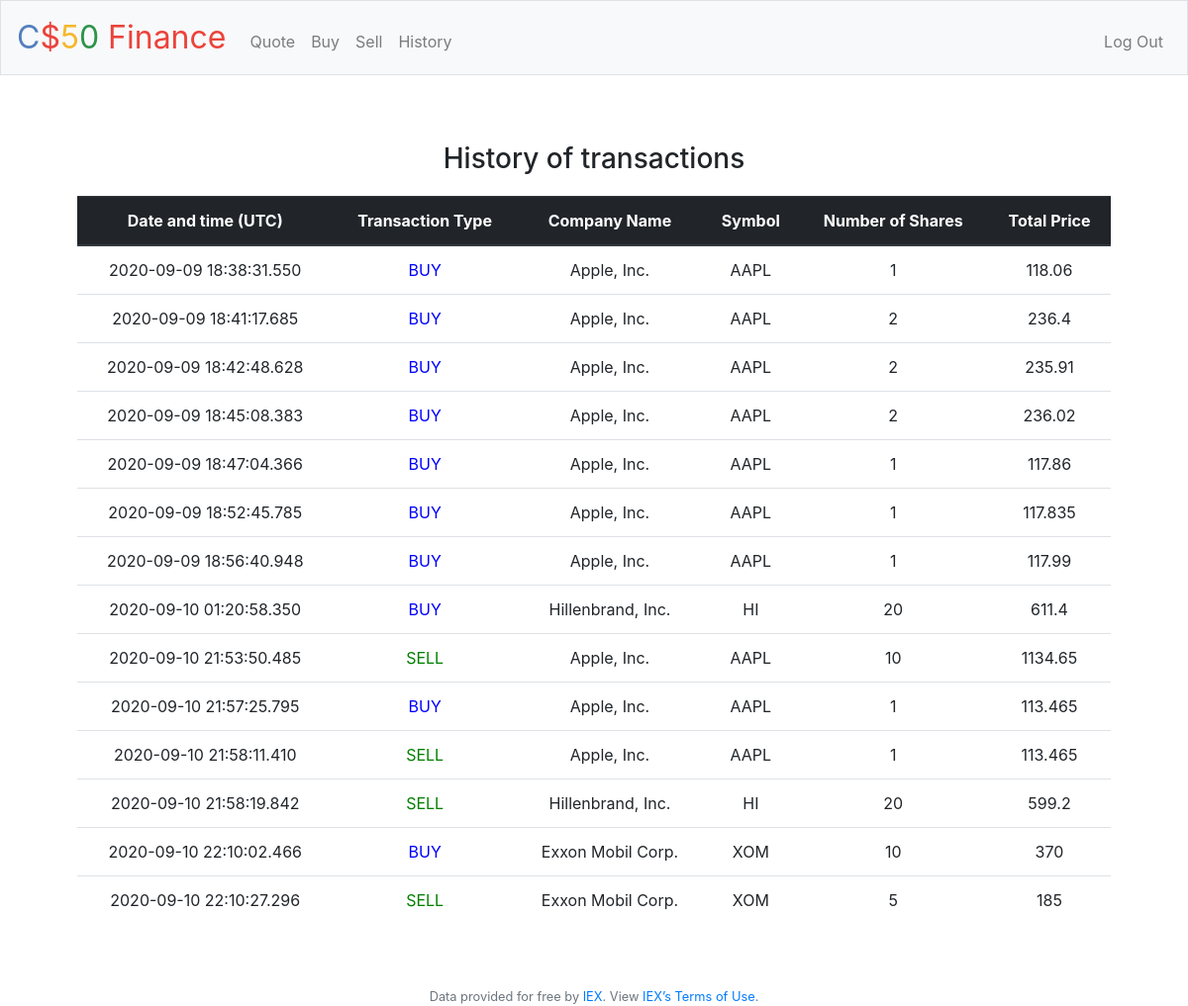
Screenshot of /history (signed in) with the database file from the repository.
### tables this page shows
CREATE TABLE 'history' ('transaction_id' INTEGER PRIMARY KEY AUTOINCREMENT UNIQUE NOT NULL, 'date' char(23) NOT NULL, 'user_id' INTEGER NOT NULL, 'transaction_type' varchar(4) NOT NULL, 'symbol' varchar(511) NOT NULL, 'company_name' varchar(511) NOT NULL, 'shares' INTEGER NOT NULL, 'total_price' NUMERIC NOT NULL);

### pset8/finance/app.py (the view)
@app.route("/history")
@login_required
def history():
    history = lookup_history()
    if history:
        return render_template("/history.html", table=True, history=history)
    else:
        return render_template("/history.html")

### pset8/finance/app.py (called while the page is built)
@app.after_request
def after_request(response):
    response.headers["Cache-Control"] = "no-cache, no-store, must-revalidate"
    response.headers["Expires"] = 0
    response.headers["Pragma"] = "no-cache"
    return response

def lookup_history():
    history = db.execute(
        """
        SELECT * FROM history
        WHERE user_id = :user_id
        """, user_id=session["user_id"]
    )
    return history

### pset8/finance/helpers.py (called while the page is built)
def login_required(f):
    @wraps(f)
    def decorated_function(*args, **kwargs):
        if session.get("user_id") is None:
            return redirect("/login")
        return f(*args, **kwargs)
    return decorated_function

### pset8/finance/templates/history.html (shortened to what this page needs)
{% extends "layout.html" %}
{% block main %}
    {% if table %}
        <h3 style="margin: 20px">History of transactions</h3>
        <table class="table">
            <thead class="thead-dark">
                <tr>
                    <th>Date and time (UTC)</th>
                    <th>Transaction Type</th>
                    <th>Company Name</th>
                    <th>Symbol</th>
                    <th>Number of Shares</th>
                    <th>Total Price</th>
                </tr>
            </thead>
            <tbody>
            {% for entry in history%}
                {% set color = "blue" if entry.transaction_type == "BUY" else "green" %}
                <tr>
                    <td>{{ entry.date }}</td>
                    <td style="color: {{color}}">{{ entry.transaction_type }}</td>
                    <td>{{ entry.company_name }}</td>
                    <td>{{ entry.symbol }}</td>
                    <td>{{ entry.shares }}</td>
                    <td>{{ entry.total_price }}</td>
                </tr>
            {% endfor %}
            </tbody>
        </table>
    {% else %}
        <h3 style="color: orange; margin: 20px">You have not bought or sold any shares</h3>
    {% endif %}
{% endblock %}

### pset8/finance/templates/layout.html (shortened to what this page needs)
<!DOCTYPE html>
<html lang="en">
    <head>
        <link href="https://maxcdn.bootstrapcdn.com/bootstrap/4.1.3/css/bootstrap.min.css" rel="stylesheet">
        <link href="/static/styles.css" rel="stylesheet">
    </head>
    <body>
        <nav class="navbar navbar-expand-md navbar-light bg-light border">
            <a class="navbar-brand" href="/"><span class="blue">C</span><span class="red">$</span><span class="yellow">5</span><span class="green">0</span> <span class="red">Finance</span></a>
            <div class="collapse navbar-collapse" id="navbar">
                {% if session.user_id %}
                    <ul class="navbar-nav mr-auto mt-2">
                        <li class="nav-item"><a class="nav-link" href="/quote">Quote</a></li>
                        <li class="nav-item"><a class="nav-link" href="/buy">Buy</a></li>
                        <li class="nav-item"><a class="nav-link" href="/sell">Sell</a></li>
                        <li class="nav-item"><a class="nav-link" href="/history">History</a></li>
                    </ul>
                    <ul class="navbar-nav ml-auto mt-2">
                        <li class="nav-item"><a class="nav-link" href="/logout">Log Out</a></li>
                    </ul>
                {% else %}
                    <ul class="navbar-nav ml-auto mt-2">
                        <li class="nav-item"><a class="nav-link" href="/register">Register</a></li>
                        <li class="nav-item"><a class="nav-link" href="/login">Log In</a></li>
                    </ul>
                {% endif %}
            </div>
        </nav>
        <main class="container p-5">
            {% block main %}{% endblock %}
        </main>
        <footer class="small text-center text-muted">
            Data provided for free by <a href="https://iextrading.com/developer">IEX</a>. View <a href="https://iextrading.com/api-exhibit-a/">IEX’s Terms of Use</a>.
        </footer>
    </body>
</html>

### pset8/finance/static/styles.css (style rules this page uses)
nav .navbar-brand { font-size: xx-large; }
nav .navbar-brand .blue { color: #537fbe; }
nav .navbar-brand .red { color: #ea433b; }
nav .navbar-brand .yellow { color: #f5b82e; }
nav .navbar-brand .green { color: #2e944b; }
main { overflow-x: auto; text-align: center; }

### rows the page displays
history: date "2020-09-09 18:38:31.550", transaction_type "BUY", company_name "Apple, Inc.", symbol "AAPL", shares "1", total_price "118.06"
history: date "2020-09-09 18:41:17.685", transaction_type "BUY", company_name "Apple, Inc.", symbol "AAPL", shares "2", total_price "236.4"
history: date "2020-09-09 18:42:48.628", transaction_type "BUY", company_name "Apple, Inc.", symbol "AAPL", shares "2", total_price "235.91"
history: date "2020-09-09 18:45:08.383", transaction_type "BUY", company_name "Apple, Inc.", symbol "AAPL", shares "2", total_price "236.02"
history: date "2020-09-09 18:47:04.366", transaction_type "BUY", company_name "Apple, Inc.", symbol "AAPL", shares "1", total_price "117.86"
history: date "2020-09-09 18:52:45.785", transaction_type "BUY", company_name "Apple, Inc.", symbol "AAPL", shares "1", total_price "117.835"
history: date "2020-09-09 18:56:40.948", transaction_type "BUY", company_name "Apple, Inc.", symbol "AAPL", shares "1", total_price "117.99"
history: date "2020-09-10 01:20:58.350", transaction_type "BUY", company_name "Hillenbrand, Inc.", symbol "HI", shares "20", total_price "611.4"
history: date "2020-09-10 21:53:50.485", transaction_type "SELL", company_name "Apple, Inc.", symbol "AAPL", shares "10", total_price "1134.65"
history: date "2020-09-10 21:57:25.795", transaction_type "BUY", company_name "Apple, Inc.", symbol "AAPL", shares "1", total_price "113.465"
history: date "2020-09-10 21:58:11.410", transaction_type "SELL", company_name "Apple, Inc.", symbol "AAPL", shares "1", total_price "113.465"
history: date "2020-09-10 21:58:19.842", transaction_type "SELL", company_name "Hillenbrand, Inc.", symbol "HI", shares "20", total_price "599.2"
history: date "2020-09-10 22:10:02.466", transaction_type "BUY", company_name "Exxon Mobil Corp.", symbol "XOM", shares "10", total_price "370"
history: date "2020-09-10 22:10:27.296", transaction_type "SELL", company_name "Exxon Mobil Corp.", symbol "XOM", shares "5", total_price "185"
